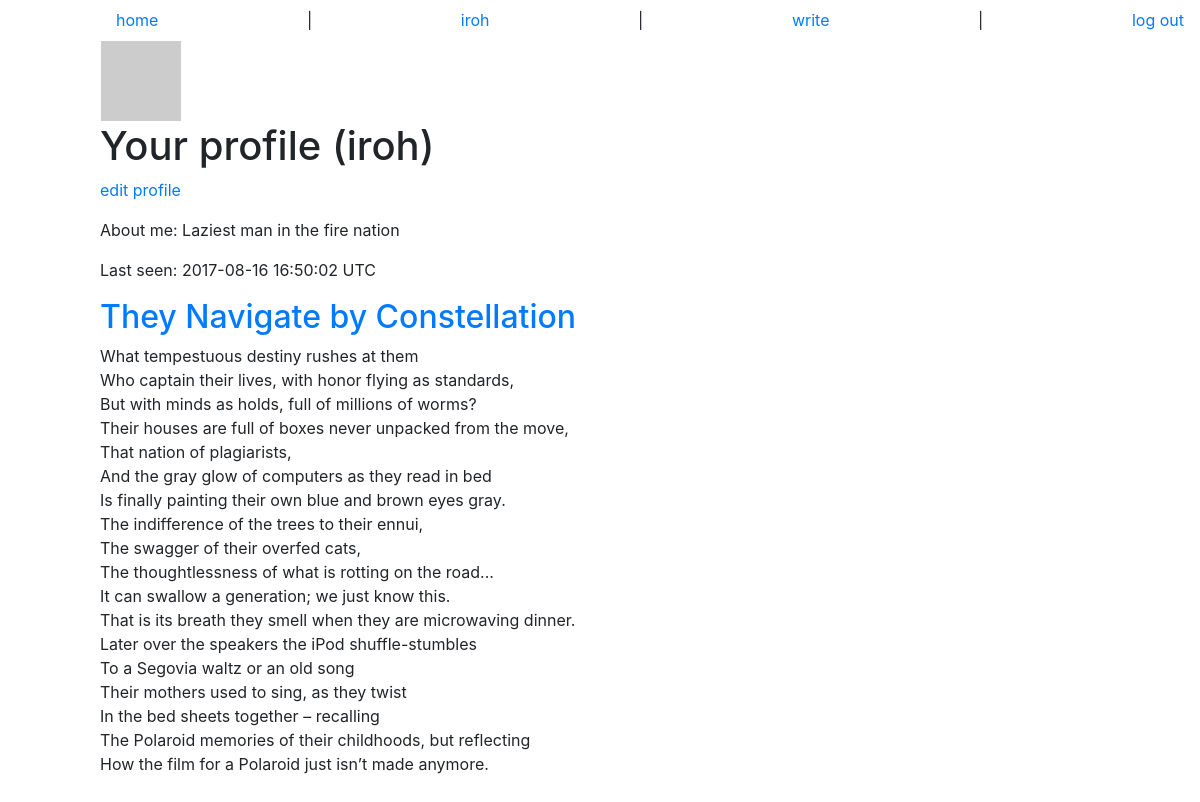
/user (signed in), run on the app's committed database.
### app/models.py (models this page shows, shortened)
class User(db.Model, UserMixin):
    __tablename__ = 'users'
    id = db.Column(db.Integer, primary_key=True)
    nickname = db.Column(db.String(120), index=True, unique=True)
    pwdhash = db.Column(db.String(60))
    poems = db.relationship('Poem', backref='author', lazy='dynamic')
    email = db.Column(db.String(120), index=True, unique=False)
    activate = db.Column(db.Boolean)
    created = db.Column(db.DateTime)
    about_me = db.Column(db.String(140))
    last_seen = db.Column(db.DateTime)
    def avatar(self, size=64):
        return 'https://www.gravatar.com/avatar/%s?d=mm&s=%d' % (md5(self.email.encode('utf-8')).hexdigest(), size)
    @property
    def is_authenticated(self):
        return True
    @property
    def last_seen_display(self):
        return str(self.last_seen).split('.')[0]
    def get_id(self):
        try:
            return unicode(self.id) # Python 2
        except NameError:
            return str(self.id) # Python 3

class Poem(db.Model):
    id = db.Column(db.Integer, primary_key=True)
    name = db.Column(db.String(120), index=True)
    body = db.Column(db.String(1400))
    timestamp = db.Column(db.DateTime)
    user_id = db.Column(db.Integer, db.ForeignKey('users.id'))
    @property
    def body_lines(self):
        return self.body.split("\n")

### app/views.py (the view)
@app.route('/user/<nickname>')
@app.route('/user', defaults={'nickname': None})
def user(nickname):
    if nickname is None and g.user is not None and g.user.is_authenticated:
        nickname = g.user.nickname
    user = User.query.filter_by(nickname=nickname).first()
    if user == None:
        flash('User %s not found.' % nickname)
        return redirect(url_for('index'))
    return render_template('user.html', user=user)

### app/models.py (called while the page is built)
@login_manager.user_loader
def load_user(user_id):
    return User.query.get(int(user_id))

### app/views.py (called while the page is built)
@app.before_request
def before_request():
    g.user = current_user
    if g.user.is_authenticated:
        g.user.last_seen = datetime.utcnow()
        db.session.add(g.user)
        db.session.commit()

### app/templates/user.html
{% extends "userBase.html" %}
{% block user_content %}
    {% if user.about_me %}<p>About me: {{ user.about_me }}</p>{% endif %}
    {% if user.last_seen %}<p>Last seen: {{ user.last_seen_display }} UTC</p>{% endif %}
    </div>
    <div class="contents">
    {% for poem in user.poems %}
        {% include "poem.html" %}
    {% endfor %}
    </div>
{% endblock %}

### app/templates/userBase.html (shortened to what this page needs)
{% extends "base.html" %}
{% block content %}
    <table>
    <tr valign="top">
        <td><img src="{{ user.avatar(128) }}"></td>
    </tr>
    </table>
    <div class="header">
    {% if g.user == user %}
        <h1>Your profile ({{ user.nickname }})</h1>
        <p><a href="{{ url_for('edit_profile') }}">edit profile</a></p>
    {% else %}
        <h1>{{ user.nickname }}'s profile</h1>
    {% endif %}
    {% block user_content %}{% endblock %}
{% endblock %}

### app/templates/base.html (shortened to what this page needs)
<!doctype html>
<html><head>
    <link rel="stylesheet" type="text/css" href="{{url_for('.static', filename='bower_components/bootstrap/dist/css/bootstrap.css')}}">
    <link rel="stylesheet" type="text/css" href="{{url_for('.static', filename='css/main.css')}}">
</head>
<body>
    <div class="navbar">
        <a href="{{ url_for('index') }}">home</a>
        {% if not g.user.is_authenticated %}
            | <a href="{{ url_for('create') }}">create</a>
            | <a href="{{ url_for('login') }}">log in</a>
        {% else %}
            | <a href="{{ url_for('user', nickname=g.user.nickname) }}">{{ g.user.nickname }}</a>
            | <a href="{{ url_for('new_poem') }}">write</a>
            | <a href="{{ url_for('logout') }}">log out</a>
        {% endif %}
    </div>
    {% block content %}
    {% endblock %}
</body></html>

### app/templates/poem.html (shortened to what this page needs)
<div class="poem">
    {% if poem_main %}
        <h1>{{ poem.name }}</h1>
    {% else %}
        <a href="{{ url_for('poem', poem_id=poem.id) }}"><h2>{{ poem.name }}</h2></a>
    {% endif %}
    <p>{% for line in poem.body_lines %}
        {{ line }} <br>
    {% endfor %}</p>
</div>

### app/static/css/main.css (style rules this page uses)
body { padding-left: 100px; }

### data on the page
User: user.nickname "iroh", nickname "iroh", about_me "Laziest man in the fire nation", last_seen_display "2017-08-16 16:50:02"
Poem: name "They Navigate by Constellation", body_lines "What tempestuous destiny rushes at them" "Who captain their lives, with honor flying as standards," "But with minds as holds, full of millions of worms?" "Their houses are full of boxes never unpacked from the move," "That nation of plagiarists," "And the gray glow of computers as they read in bed" "Is finally painting their own blue and brown eyes gray." "The indifference of the trees to their ennui," "The swagger of their overfed cats," "The thoughtlessness of what is rotting on the road..." "It can swallow a generation; we just know this." "That is its breath they smell when they are microwaving dinner." "Later over the speakers the iPod shuffle-stumbles" "To a Segovia waltz or an old song" "Their mothers used to sing, as they twist" "In the bed sheets together – recalling" "The Polaroid memories of their childhoods, but reflecting" "How the film for a Polaroid just isn’t made anymore."
